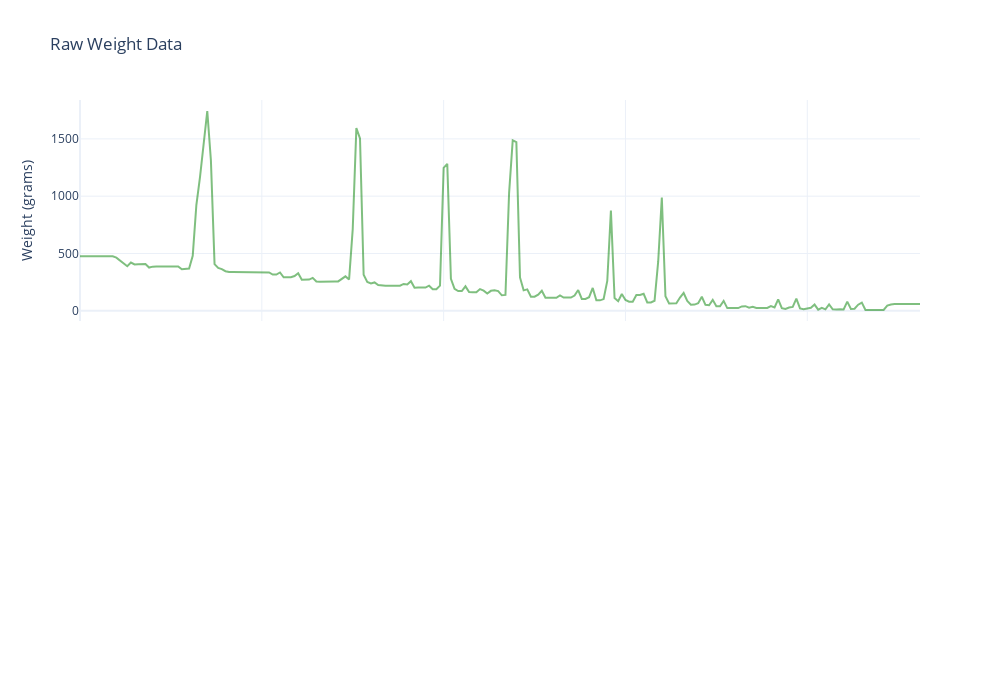

Source (notebook cell):
### Code cell
plot_ly(weights)

### Figure 1 — Plotly figure (JSON) as saved in the notebook; plotly's stock layout.template omitted (floating-point values rounded to 4 significant figures; data arrays with more than 128 entries replaced by an {"elided": "..."} marker saying what was removed)
{"data": [{"line": {"color": "green"}, "mode": "lines", "name": "Raw Data", "opacity": 0.5, "y": {"elided": "232 int values"}, "type": "scatter", "xaxis": "x", "yaxis": "y"}], "layout": {"xaxis": {"anchor": "y", "domain": [0.0, 1.0], "matches": "x2", "showticklabels": false}, "yaxis": {"anchor": "x", "domain": [0.575, 1.0], "title": {"text": "Weight (grams)"}}, "xaxis2": {"anchor": "y2", "domain": [0.0, 1.0]}, "yaxis2": {"anchor": "x2", "domain": [0.0, 0.425]}, "title": {"text": "Raw Weight Data"}, "height": 700, "width": 1000}}
